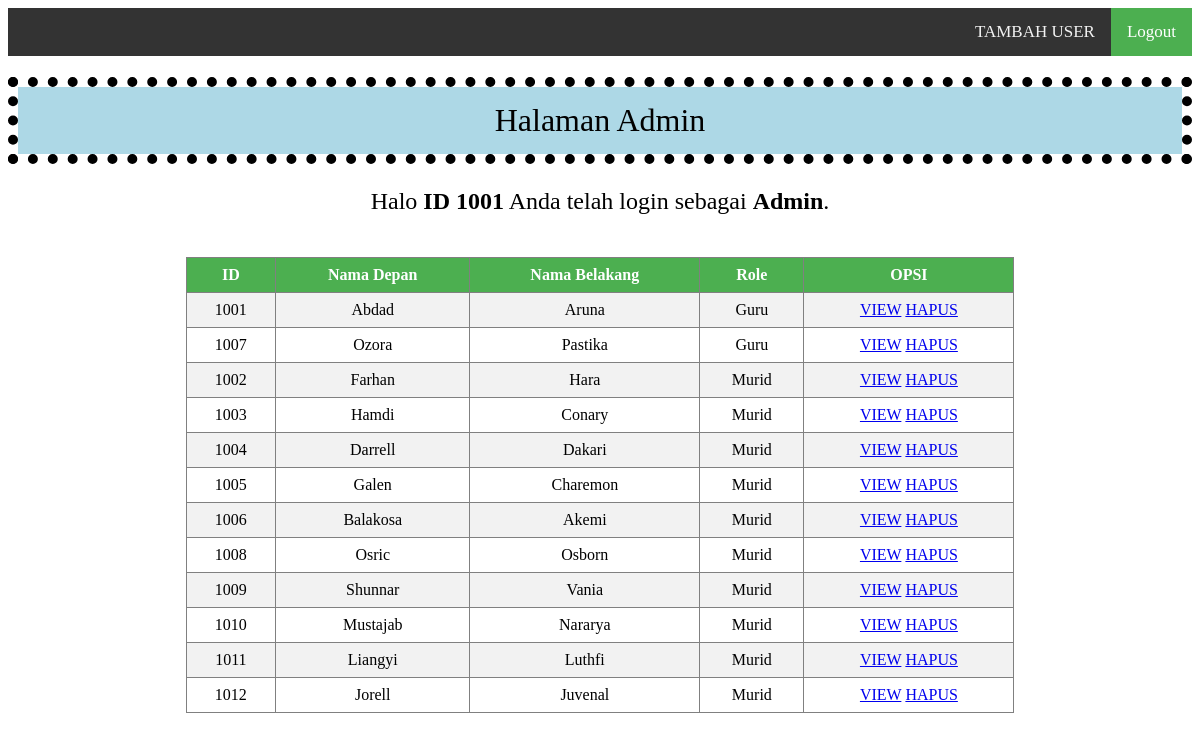
The page /halaman_admin.php (signed in) on the database its author committed.
### tables this page shows
CREATE TABLE `user` (
  `user_id` varchar(10) NOT NULL,
  `password` varchar(255) NOT NULL,
  `first_name` varchar(255) NOT NULL,
  `last_name` varchar(255) NOT NULL,
  `role_id` int(11) NOT NULL,
  `address` varchar(255) NOT NULL
);

### halaman_admin.php (the view, shortened to what this page needs)
<!DOCTYPE html>
<html>
<head>
	<link rel="stylesheet" type="text/css" href="styleadmin.css">
</head>
<body>
	<div class="topnav">
	<a class="active" href="logout.php" onclick="return confirm('Are you sure to logout?');">Logout</a>
	<a href="tambah.php">TAMBAH USER</a>
	</div>
	<h1>Halaman Admin</h1>
	<p>Halo <b> ID <?php echo $_SESSION['user_id']; ?></b> Anda telah login sebagai <b><?php echo "Admin"; ?></b>.</p>
	<br/>
	<table border="1">
		<tr>
			<th>ID</th>
			<th>Nama Depan</th>
			<th>Nama Belakang</th>
			<th>Role</th>
			<th>OPSI</th>
		</tr>
		<?php
		include 'koneksi.php';
		$data = mysqli_query($koneksi,"select * from user where role_id != '1' order by role_id");
		while($d = mysqli_fetch_array($data)){
			?>
			<tr>
				<td><?php echo $d['user_id']; ?></td>
				<td><?php echo $d['first_name']; ?></td>
				<td><?php echo $d['last_name']; ?></td>
				<td>
				<?php
					if($d['role_id'] == "1"){
						echo "Admin";
					}elseif($d['role_id'] == "2"){
						echo "Guru";
					}else{
						echo "Murid";
					}
				?>
				</td>
				<td>
					<a href="view.php?user_id=<?php echo $d['user_id']; ?>">VIEW</a>
					<a href="hapus.php?user_id=<?php echo $d['user_id']; ?>" onclick="return confirm('Delete Confirmation!');">HAPUS</a>
				</td>
			</tr>
			<?php
		}
		?>
	</table>
	<br/>
	<br/>
</body>
</html>

### styleadmin.css (style rules this page uses)
table { border-collapse: collapse; width:70%; margin-left:15%; margin-right:15%; }
th, td { text-align: center; padding: 8px; }
tr:nth-child(even) { background-color: #f2f2f2 }
th { background-color: #4CAF50; color: white; }
.topnav { background-color: #333; overflow: hidden; position: sticky; top: 0; }
.topnav a { float: right; color: #f2f2f2; text-align: center; padding: 14px 16px; text-decoration: none; font-size: 17px; }
.topnav a.active { background-color: #4CAF50; color: white; }
h1 { text-align: center; font-weight: 300; border: 10px dotted black; padding: 15px; background: lightblue; background-clip: padding-box; }
p { text-align: center; font-size: 150%; }

### rows shown on the page
user: user_id "1001", first_name "Abdad", last_name "Aruna", shows "Guru"
user: user_id "1007", first_name "Ozora", last_name "Pastika", shows "Guru"
user: user_id "1002", first_name "Farhan", last_name "Hara", shows "Murid"
user: user_id "1003", first_name "Hamdi", last_name "Conary", shows "Murid"
user: user_id "1004", first_name "Darrell", last_name "Dakari", shows "Murid"
user: user_id "1005", first_name "Galen", last_name "Charemon", shows "Murid"
user: user_id "1006", first_name "Balakosa", last_name "Akemi", shows "Murid"
user: user_id "1008", first_name "Osric", last_name "Osborn", shows "Murid"
user: user_id "1009", first_name "Shunnar", last_name "Vania", shows "Murid"
user: user_id "1010", first_name "Mustajab", last_name "Nararya", shows "Murid"
user: user_id "1011", first_name "Liangyi", last_name "Luthfi", shows "Murid"
user: user_id "1012", first_name "Jorell", last_name "Juvenal", shows "Murid"

### other values the page prints
$_SESSION['user_id'] "1001"
